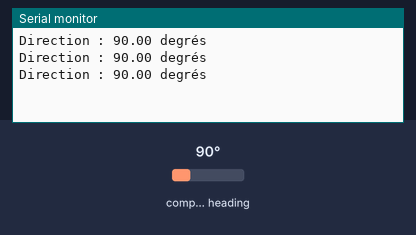
The sketch below on a simulated Arduino Uno, built with avr-gcc and run on an emulated ATmega328P. Parts: the last lines printed to the serial monitor. The test bench sets the inputs (shaded band); at power-on: compass heading 90°.

Above: at 1.3 s.
1.4 s: compass heading set to 7°
At 1.9 s:
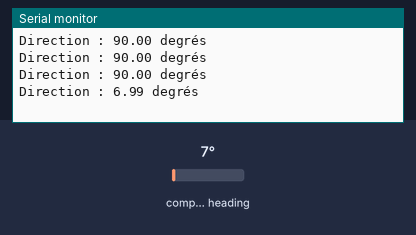
2.9 s: compass heading set to 180°
At 3.4 s:
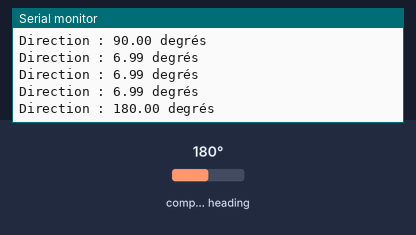
Timing chart, 0 to 5.9 s (numbered marks = the images above; inputs shaded):
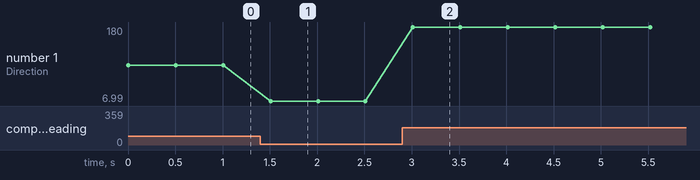

The sketch:

lireDonneesBoussole.ino
```cpp
#include <Wire.h>
#include <Adafruit_Sensor.h>
#include <Adafruit_HMC5883_U.h>

Adafruit_HMC5883_Unified mag = Adafruit_HMC5883_Unified(12345);

void setup() {
  Serial.begin(9600);
  if (!mag.begin()) {
    Serial.println("Erreur de connexion avec le HMC5883L");
    while (1);
  }
}

void loop() {
  sensors_event_t event;
  mag.getEvent(&event);
  float heading = atan2(event.magnetic.y, event.magnetic.x);
  if (heading < 0) {
    heading += 2 * PI;
  }
  float headingDegrees = heading * 180 / PI;
  Serial.print("Direction : ");
  Serial.print(headingDegrees);
  Serial.println(" degrés");
  delay(500);
}
```

Measured:
- after the input at 1.4 s, the serial monitor: prints a new line after 0.11 s (image 1)
- after the input at 2.9 s, the serial monitor: prints a new line after 0.11 s (image 2)
- plotted number 1: 90 → 6.99 after the input at 1.4 s, 6.99 → 180 after the input at 2.9 s
